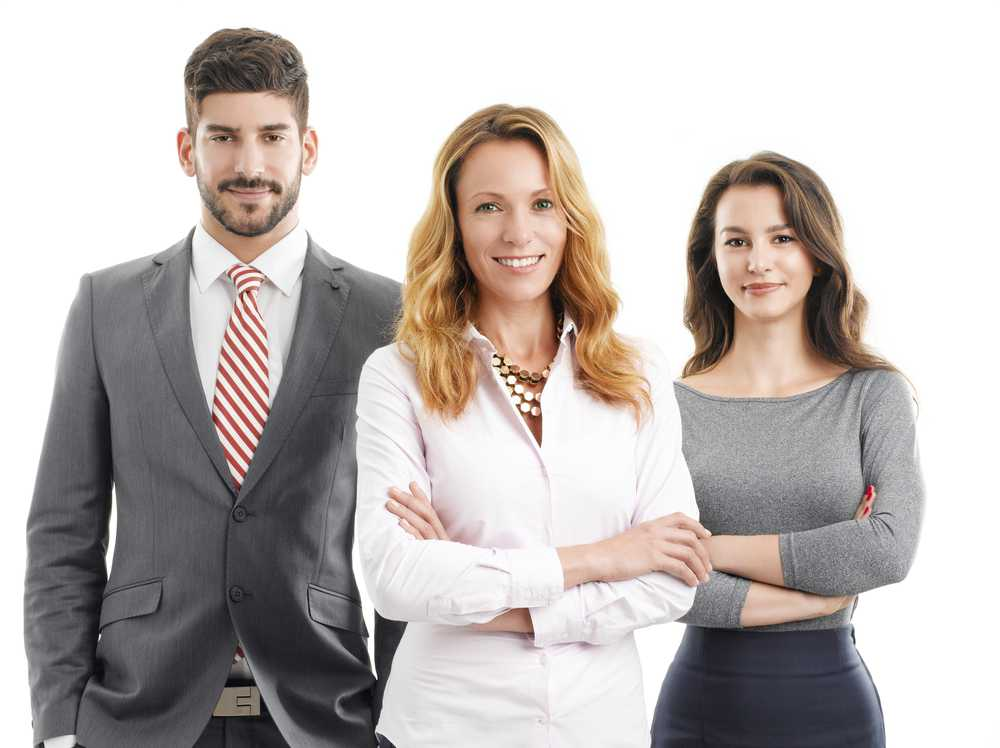
#> input picture open cv/people1.jpg, 1000 x 748 px, given in place of the camera
$ python lesson2.py
#> lines starting #> are read from the running program, lines starting #| are printed output that depends on the picture; after the words box and inside, x2 and y2 are one past the last pixel; in counts of white or black regions, pixels touching at a corner belong together
import cv2
import numpy as np

# img = cv2.imread('.\\open cv\\tiger-gray.png')
#
# cv2.imshow('tiger', img)
#
# cv2.waitKey(1000)

cap = cv2.VideoCapture (0)
cap.set (3, 640)
cap.set (4, 480)

while True:
    success, img = cap.read()
#> img is the input picture: shape (748, 1000, 3); mean B, G, R 181.5, 184.2, 191.4

    # img = cv2.resize (img, (img.shape[1], img.shape[0]//2))


    img = cv2.GaussianBlur (img, (7, 7), 0)
    img = cv2.cvtColor (img, cv2.COLOR_BGR2GRAY)
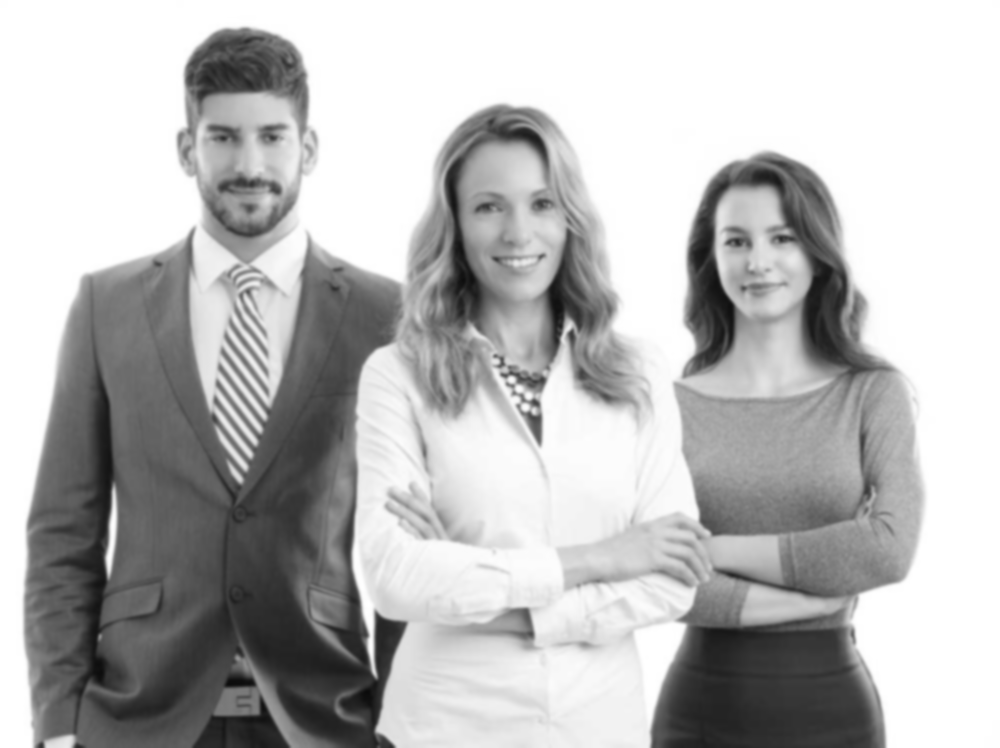
#> img: shape (748, 1000); min 11, max 255, mean 186.1
    img = cv2.Canny (img, 30, 30)
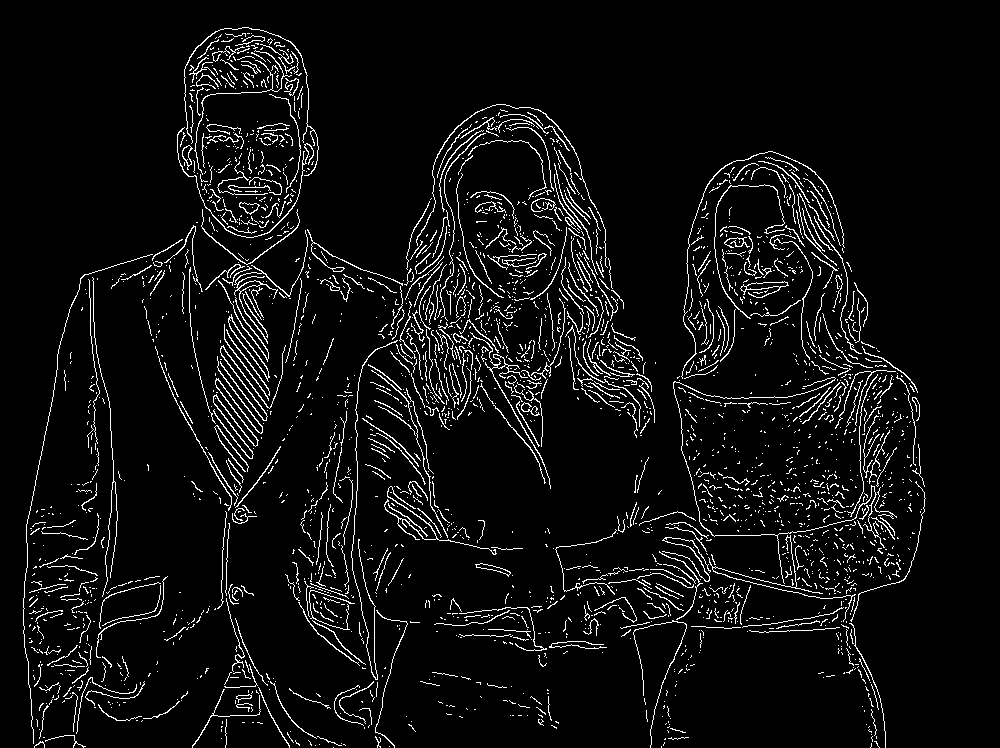
#> img: shape (748, 1000); 5.7% white in thin lines or dots, all inside (x1, y1, x2, y2) = (23, 27, 926, 748)

    kernel = np.ones ((5, 5), np.uint8)
    # img = cv2.dilate (img, kernel, iterations =1)

    # img = cv2.erode (img, kernel, iterations =1)

    cv2.imshow ('Result', img)

    if cv2.waitKey (1) & 0xFF == ord ('q'):
#> (key Esc is pressed here)
        break
